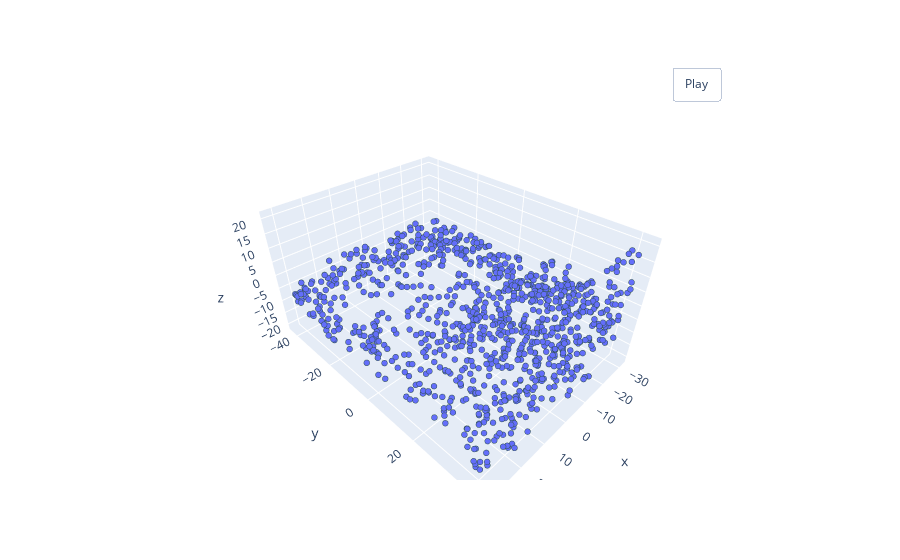

The notebook cell saved with this chart:
### Code cell
pointcloud = PointSampler(1024)((verts, faces)) # pointcloud -> (output_size, 3), point_cloud.T -> (3, output_size)
visualize_point_cloud(*pointcloud.T)

### Figure 1 — Plotly figure (JSON) as saved in the notebook; plotly's stock layout.template omitted (floating-point values rounded to 4 significant figures; data arrays with more than 128 entries replaced by an {"elided": "..."} marker saying what was removed)
{"data": [{"marker": {"line": {"color": "DarkSlateGrey", "width": 2}, "size": 2}, "mode": "markers", "type": "scatter3d", "x": {"elided": "1024 float values"}, "y": {"elided": "1024 float values"}, "z": {"elided": "1024 float values"}}], "layout": {"updatemenus": [{"buttons": [{"args": [null, {"frame": {"duration": 50, "redraw": true}, "fromcurrent": true, "mode": "immediate", "transition": {"duration": 0}}], "label": "Play", "method": "animate"}], "pad": {"r": 10, "t": 45}, "showactive": false, "type": "buttons", "x": 0.8, "xanchor": "left", "y": 1, "yanchor": "bottom"}]}}
